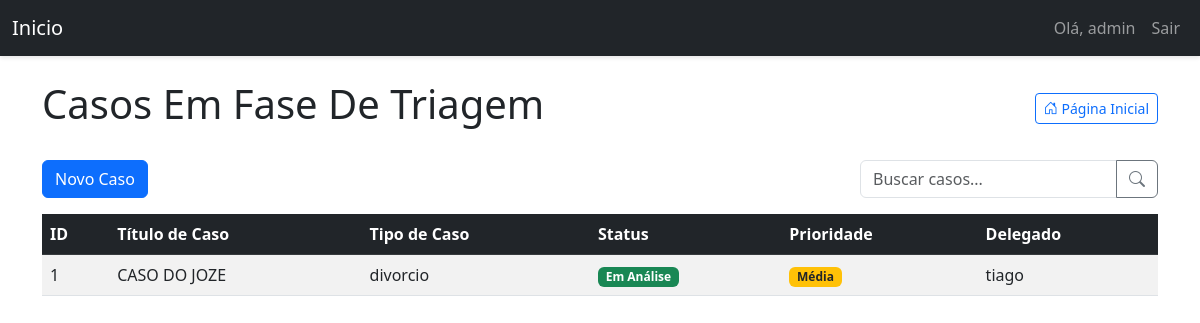
/dashboard/ (signed in), run on the app's committed database.
### models.py (models this page shows, shortened)
class User(UserMixin, db.Model):
    id = db.Column(db.Integer, primary_key=True)
    username = db.Column(db.String(64), index=True, unique=True)
    email = db.Column(db.String(120), index=True, unique=True)
    password_hash = db.Column(db.String(128))
    is_admin = db.Column(db.Boolean, default=False)
    tickets = db.relationship('Ticket', backref='author', lazy='dynamic', cascade="all, delete-orphan")
    comments = db.relationship('Comment', backref='author', lazy='dynamic', cascade="all, delete-orphan")
    attachments = db.relationship('Attachment', backref='author', lazy='dynamic')

class Ticket(db.Model):
    id = db.Column(db.Integer, primary_key=True)
    title = db.Column(db.String(140))
    description = db.Column(db.Text)
    case_number = db.Column(db.String(50))
    status = db.Column(db.String(20), default='Em Análise')
    priority = db.Column(db.String(20), default='Média')
    created_at = db.Column(db.DateTime, index=True, default=datetime.utcnow)
    updated_at = db.Column(db.DateTime, index=True, default=datetime.utcnow)
    user_id = db.Column(db.Integer, db.ForeignKey('user.id'))
    delegado = db.Column(db.String(100))
    comments = db.relationship('Comment', backref='ticket', lazy='dynamic', cascade="all, delete-orphan")
    attachments = db.relationship('Attachment', backref='ticket', lazy='dynamic', cascade="all, delete-orphan")

### triagem/routes/dashboard.py (the view)
@dashboard_bp.route('/')
@login_required
def dashboard():
    search = request.args.get('search', '')
    status_order = {
        'Em Análise': 1,
        'Em Espera': 2,
        'Arquivado': 3
    }
    priority_order = {
        'Alta': 1,
        'Média': 2,
        'Baixa': 3
    }
    query = Ticket.query.order_by(
        db.case(
            status_order,
            value=Ticket.status
        ),
        db.case(
            priority_order,
            value=Ticket.priority
        ),
        Ticket.updated_at.desc()
    )
    if search:
        query = query.filter(
            (Ticket.title.ilike(f'%{search}%')) |
            (Ticket.case_number.ilike(f'%{search}%')) |
            (Ticket.description.ilike(f'%{search}%'))
        )
    tickets = query.all()
    return render_template('dashboard.html', tickets=tickets)

### triagem/templates/dashboard.html (shortened to what this page needs)
{% extends "base.html" %}
{% block content %}
<div class="d-flex justify-content-between align-items-center mb-4 flex-wrap">
    <h1>Casos Em Fase De Triagem</h1>
    <a href="{{ url_for('main.index') }}" class="btn btn-outline-primary btn-sm">
        <i class="bi bi-house-door"></i> Página Inicial
    </a>
</div>
<div class="d-flex justify-content-between mb-3 flex-wrap">
    <a href="{{ url_for('ticket.create_ticket') }}" class="btn btn-primary">Novo Caso</a>
    <form method="GET" action="{{ url_for('dashboard.dashboard') }}" class="d-flex ms-md-auto mt-2 mt-md-0">
        <div class="input-group">
            <input type="text" name="search" class="form-control" placeholder="Buscar casos..." value="{{ request.args.get('search', '') }}">
            <button class="btn btn-outline-secondary" type="submit">
                <i class="bi bi-search"></i>
            </button>
        </div>
    </form>
</div>
<div class="table-responsive">
    <table class="table table-striped table-hover">
        <thead class="table-dark">
            <tr>
                <th>ID</th>
                <th>Título de Caso</th>
                <th>Tipo de Caso</th>
                <th>Status</th>
                <th>Prioridade</th>
                <th>Delegado</th>
            </tr>
        </thead>
        <tbody>
            {% for ticket in tickets %}
            <tr class="clickable-row" data-href="{{ url_for('ticket.view_ticket', ticket_id=ticket.id) }}">
                <td>{{ ticket.id }}</td>
                <td>{{ ticket.title }}</td>
                <td>{{ ticket.case_number }}</td>
                <td>
                    <span class="badge
                        {% if ticket.status == 'Em Análise' %}bg-success
                        {% elif ticket.status == 'Em Espera' %}bg-warning text-dark
                        {% elif ticket.status == 'Arquivado' %}bg-secondary
                        {% else %}bg-info{% endif %}">
                        {{ ticket.status }}
                    </span>
                </td>
                <td>
                    <span class="badge
                        {% if ticket.priority == 'Alta' %}bg-danger
                        {% elif ticket.priority == 'Média' %}bg-warning text-dark
                        {% elif ticket.priority == 'Baixa' %}bg-info
                        {% else %}bg-secondary{% endif %}">
                        {{ ticket.priority }}
                    </span>
                </td>
                <td>{{ ticket.delegado }}</td>
            </tr>
            {% endfor %}
        </tbody>
    </table>
</div>
{% endblock %}

### triagem/templates/base.html (shortened to what this page needs)
<!DOCTYPE html>
<html lang="pt-BR">
<head>
    {% block styles %}
        <link rel="stylesheet" href="https://cdn.jsdelivr.net/npm/bootstrap-icons@1.8.0/font/bootstrap-icons.css">
        <link rel="stylesheet" href="{{ url_for('static', filename='css/triagem.css') }}">
        <link href="https://cdn.jsdelivr.net/npm/bootstrap@5.3.0/dist/css/bootstrap.min.css" rel="stylesheet">
    {% endblock %}
</head>
<body>
    <nav class="navbar navbar-expand-lg navbar-dark bg-dark">
        <div class="container-fluid">
            <a class="navbar-brand" href="{{ url_for('main.index') }}">Inicio</a>
            <div class="collapse navbar-collapse" id="navbarNav">
                <ul class="navbar-nav ms-auto">
                    {% if current_user.is_authenticated %}
                    <li class="nav-item">
                        <span class="nav-link">Olá, {{ current_user.username }}</span>
                    </li>
                    <li class="nav-item">
                        <a class="nav-link" href="{{ url_for('auth.logout') }}">Sair</a>
                    </li>
                    {% else %}
                    <li class="nav-item">
                        <a class="nav-link" href="{{ url_for('auth.login') }}">Login</a>
                    </li>
                    {% endif %}
                </ul>
            </div>
        </div>
    </nav>
    <div class="container mt-4">
        {% block content %}{% endblock %}
    </div>
</body>
</html>

### static/css/triagem.css (style rules this page uses)
body { background-color: #f8f9fa; padding-bottom: 50px; font-family: 'Open Sans', sans-serif; }
.navbar { box-shadow: 0 2px 4px rgba(0,0,0,.1); }
.table th { background-color: #f8f9fa; }
.badge { font-weight: 500; }
::placeholder { color: #6c757d; opacity: 1; }
.clickable-row { cursor: pointer; }

### data on the page
User: username "admin"
Ticket: id "1", title "CASO DO JOZE", case_number "divorcio", status "Em Análise", priority "Média", delegado "tiago"
